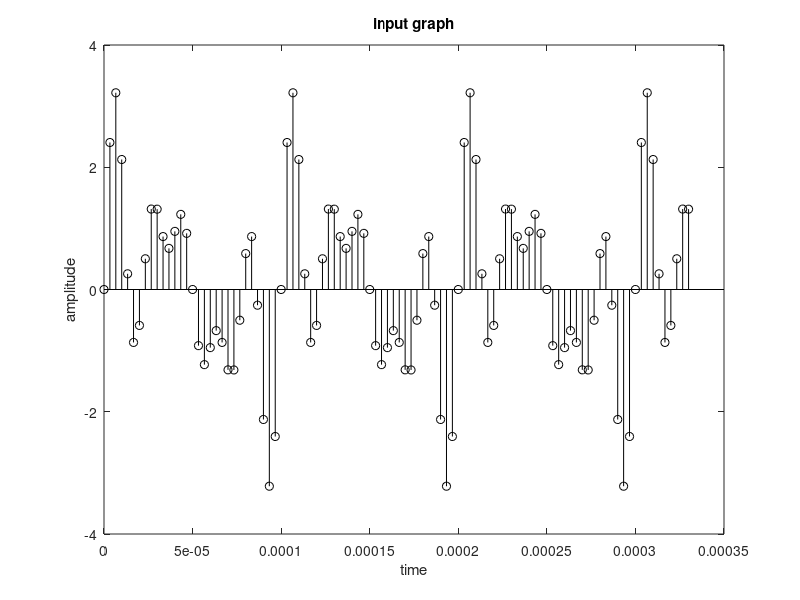
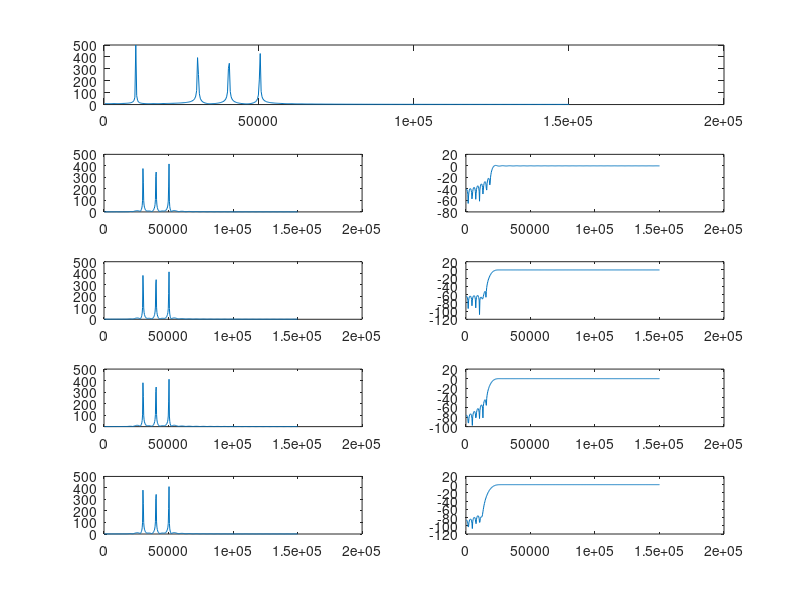

MATLAB code for these plots, in order:
% Design of FIR filter%

clc;
clear all;
close all;

Fl1=30000;
Fl2=40000;
Fl3=50000;
Fl4=10000;

Flc=20000;
Fs=300000;

Wc=2*pi*(Flc/Fs);
t=0:1/(Fs):0.1;

x=sin(2*pi*Fl1*t)+sin(2*pi*Fl2*t)+sin(2*pi*Fl3*t)+sin(2*pi*Fl4*t);
%displaying the input image:
M=111;
figure;
stem(t(1:100),x(1:100),'k');
xlabel('time');
ylabel('amplitude');
title('input graph');
D=1024;

dft_x=fft(x,D);
for i=1:(D/2)
    fr(i)=i*(Fs/D);
end

figure;
subplot(5,2,[1,2]);
plot(fr,abs(dft_x(1:D/2)));

for n= -(M-1)/2 : (M-1)/2
    if n==0
        hd(n+ (M+1)/2)=(pi-Wc)/pi;
    else 
        hd(n+(M+1)/2)=(sin(pi*n)-sin(Wc*n))/(pi*n);
    end
end

for n=-(M-1)/2 :(M-1)/2
    Wn(n + (M+1)/2)=1;
end

for n= -(M-1)/2: (M-1)/2
    Wnh(n + (M+1)/2)= 0.54+ 0.46 * cos((2*pi*n)/(M-1));
end

% Hanning
for n=-(M-1)/2:(M-1)/2
   Wha(n+((M+1)/2))=(1/2)*(1+cos(2*pi*n/(M-1)));
end
%black man
for n=-(M-1)/2:(M-1)/2
   Whb(n+((M+1)/2))=0.42+0.5*cos(2*pi*n/(M-1))+0.08*cos(4*pi*n/(M-1));
end

h=hd.*Wn;
y=filter(h,1,x);
fft_y=fft(y,D);
subplot(5,2,3);
plot(fr,abs(fft_y(1:D/2)));
h1=freqz(h,1,D/2);
subplot(5,2,4);
plot(fr,20*log10(abs(h1)));


h=hd.*Wnh;
y=filter(h,1,x);
fft_y=fft(y,D);
subplot(5,2,5);
plot(fr,abs(fft_y(1:D/2)));
h1=freqz(h,1,D/2);
subplot(5,2,6);
plot(fr,20*log10(abs(h1)));

h=hd.*Wha;
y=filter(h,1,x);
fft_y=fft(y,D);
subplot(5,2,7);
plot(fr,abs(fft_y(1:D/2)));
h1=freqz(h,1,D/2);
subplot(5,2,8);
plot(fr,20*log10(abs(h1)));


h=hd.*Whb;
y=filter(h,1,x);
fft_y=fft(y,D);
subplot(5,2,9);
plot(fr,abs(fft_y(1:D/2)));
h1=freqz(h,1,D/2);
subplot(5,2,10);
plot(fr,20*log10(abs(h1)));
